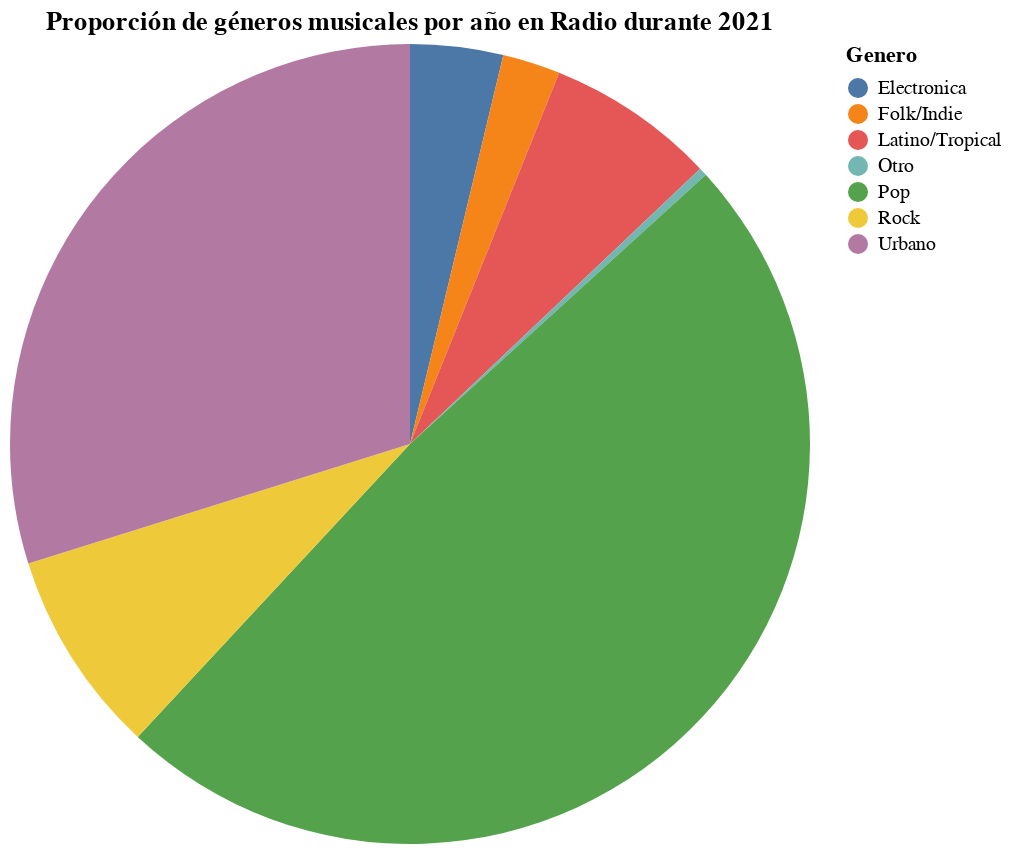

Notebook code cell kept with this figure:
### Code cell
import pandas as pd
import altair as alt


df = pd.read_csv("Radio2021Listo.csv", encoding='latin1', sep=';')


df.columns = df.columns.str.strip()


genre_by_year = df.groupby(['Año', 'Genero']).size().reset_index(name='Cuenta')


genre_by_year['Porcentaje'] = genre_by_year.groupby('Año')['Cuenta'].transform(lambda x: x / x.sum() * 100)


input_dropdown = alt.binding_select(options=sorted(genre_by_year['Año'].unique()))
selection = alt.selection_point(fields=['Año'], bind=input_dropdown, name='Selecciona el año')


pie = alt.Chart(genre_by_year).mark_arc().encode(
    theta=alt.Theta(field='Porcentaje', type='quantitative'),
    color=alt.Color(field='Genero', type='nominal'),
    tooltip=['Genero', 'Cuenta', alt.Tooltip('Porcentaje', format='.1f')]
).add_params(
    selection
).transform_filter(
    selection
).properties(
    width=400,
    height=400,
    title='Proporción de géneros musicales por año en Radio durante 2021'
)


pie.show()
pie.save("grafico_generos_radio_2021.html")

### Figure 1 — Vega-Lite specification as saved in the notebook (floating-point values rounded to 4 significant figures)
{"config": {"view": {"continuousWidth": 300, "continuousHeight": 300}}, "data": {"name": "data-71f16ab6de9ff79f00f2697408f23c3a"}, "mark": {"type": "arc"}, "encoding": {"color": {"field": "Genero", "type": "nominal"}, "theta": {"field": "Porcentaje", "type": "quantitative"}, "tooltip": [{"field": "Genero", "type": "nominal"}, {"field": "Cuenta", "type": "quantitative"}, {"field": "Porcentaje", "format": ".1f", "type": "quantitative"}]}, "height": 400, "params": [{"name": "Selecciona el año", "select": {"type": "point", "fields": ["Año"]}, "bind": {"input": "select", "options": [2021.0]}}], "title": "Proporción de géneros musicales por año en Radio durante 2021", "transform": [{"filter": {"param": "Selecciona el año"}}], "width": 400, "$schema": "https://vega.github.io/schema/vega-lite/v5.20.1.json", "datasets": {"data-71f16ab6de9ff79f00f2697408f23c3a": [{"Año": 2021, "Genero": "Electronica", "Cuenta": 45, "Porcentaje": 3.75}, {"Año": 2021, "Genero": "Folk/Indie", "Cuenta": 28, "Porcentaje": 2.333}, {"Año": 2021, "Genero": "Latino/Tropical", "Cuenta": 82, "Porcentaje": 6.833}, {"Año": 2021, "Genero": "Otro", "Cuenta": 4, "Porcentaje": 0.3333}, {"Año": 2021, "Genero": "Pop", "Cuenta": 584, "Porcentaje": 48.67}, {"Año": 2021, "Genero": "Rock", "Cuenta": 99, "Porcentaje": 8.25}, {"Año": 2021, "Genero": "Urbano", "Cuenta": 358, "Porcentaje": 29.83}]}}
